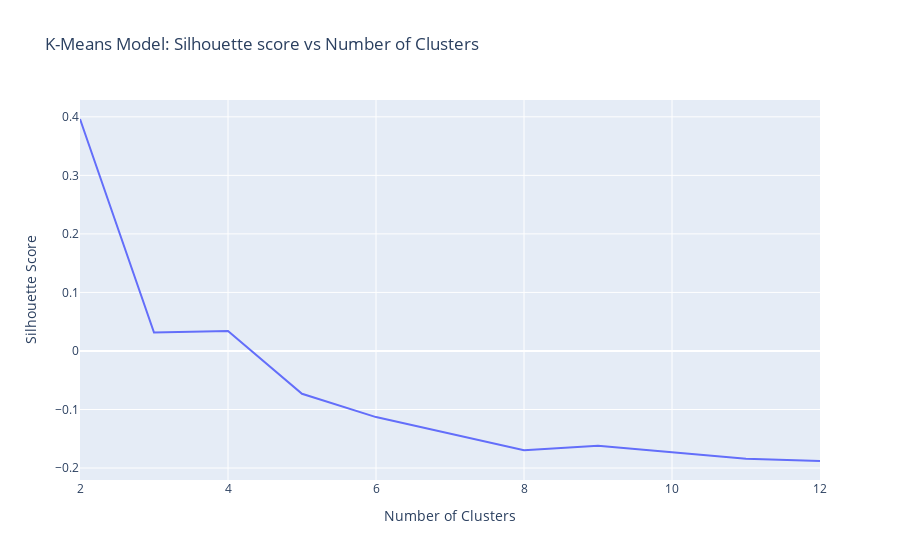

Write notebook code for a chart like this one.
### Markdown cell above
You can see that the line starts to flatten out around 4 or 5 clusters.

### Code cell
# Create a line plot of `silhouette_scores` vs `n_clusters`
fig = px.line(
    x=n_clusters,
    y=silhouette_scores, 
    title="K-Means Model: Silhouette score vs Number of Clusters"
)
fig.update_layout(xaxis_title="Number of Clusters", yaxis_title="Silhouette Score")

fig.show()

### Figure 1 — Plotly figure (JSON) as saved in the notebook; plotly's stock layout.template omitted (floating-point values rounded to 4 significant figures)
{"data": [{"hovertemplate": "x=%{x}<br>y=%{y}<extra></extra>", "legendgroup": "", "line": {"color": "#636efa", "dash": "solid"}, "marker": {"symbol": "circle"}, "mode": "lines", "name": "", "orientation": "v", "showlegend": false, "type": "scatter", "x": [2, 3, 4, 5, 6, 7, 8, 9, 10, 11, 12], "xaxis": "x", "y": [0.3963, 0.0315, 0.03422, -0.07311, -0.113, -0.1407, -0.1697, -0.1621, -0.1726, -0.1841, -0.188], "yaxis": "y"}], "layout": {"legend": {"tracegroupgap": 0}, "title": {"text": "K-Means Model: Silhouette score vs Number of Clusters"}, "xaxis": {"anchor": "y", "domain": [0, 1], "title": {"text": "Number of Clusters"}}, "yaxis": {"anchor": "x", "domain": [0, 1], "title": {"text": "Silhouette Score"}}}}
